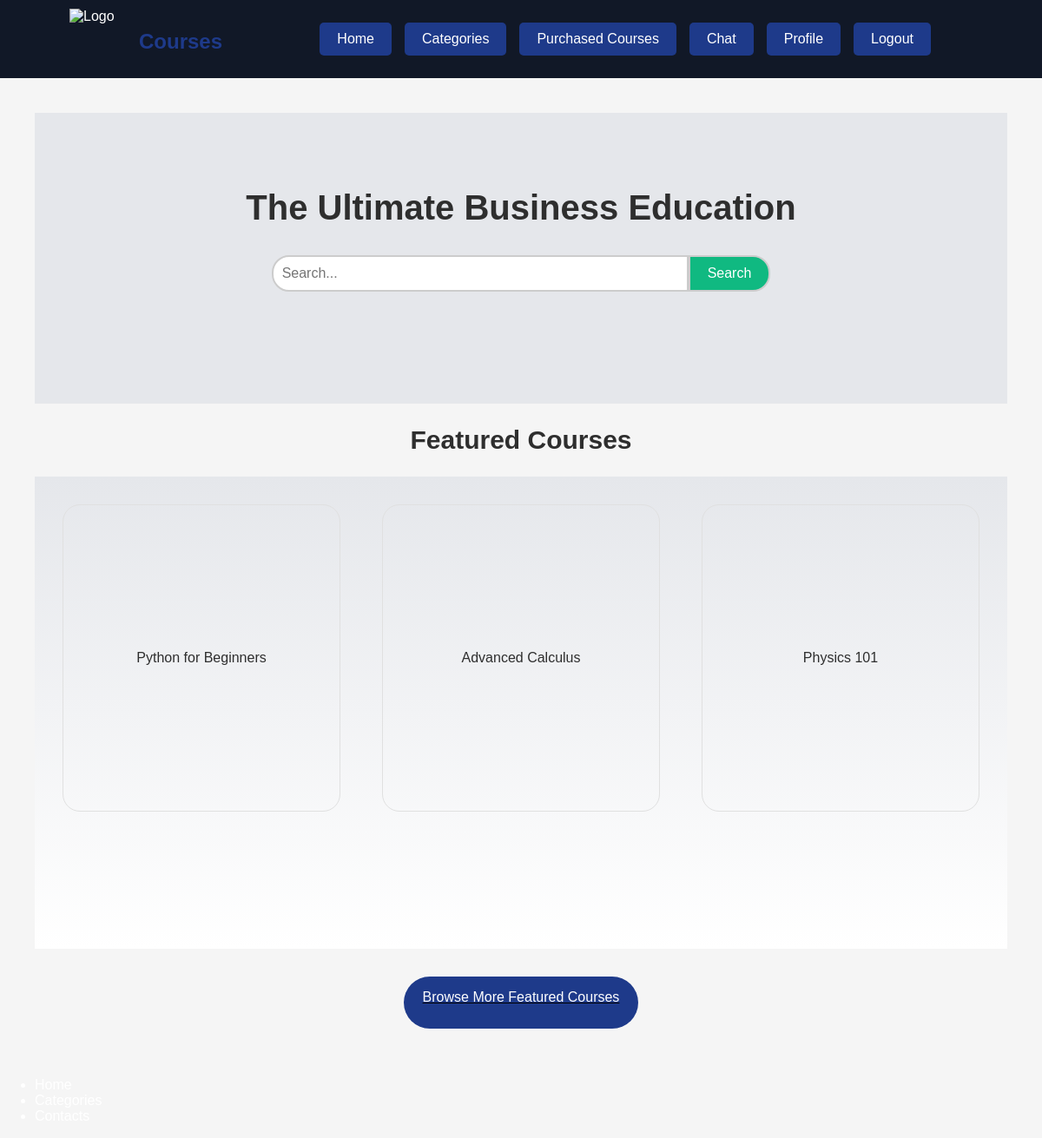
Screenshot of / (signed in) with the database file from the repository.
### courses/models.py (models this page shows, shortened)
class Course(models.Model):
    title = models.CharField(max_length=100)
    description = models.TextField()
    category = models.ForeignKey(Category, related_name='courses', on_delete=models.CASCADE)
    tutor = models.ForeignKey(Profile, related_name='taught_courses', on_delete=models.PROTECT)

### courses/views.py (the view)
# urls.py: path('', views.index, name='index'),
def index(request):
    courses = Course.objects.all()
    return render(request, 'index.html', {
        'courses': courses
    })

### courses/models.py (called while the page is built)
    def is_student(self):
        return self.roles & self.ROLE_STUDENT == self.ROLE_STUDENT

    def is_tutor(self):
        return self.roles & self.ROLE_TUTOR == self.ROLE_TUTOR

### courses/templatetags/shared_tags.py (called while the page is built)
@register.inclusion_tag('header.html', takes_context=True)
def show_header(context):
    if context.request.user.is_authenticated:
        is_student = context.request.user.profile.is_student()
        is_tutor = context.request.user.profile.is_tutor()
    else:
        is_student = False
        is_tutor = False
    return {
        'is_student': is_student,
        'is_tutor': is_tutor
    }

### courses/templates/index.html (shortened to what this page needs)
{% load static %}
{% load shared_tags %}
<!DOCTYPE html>
<html lang="en">
<head>
    <link rel="stylesheet" href="{% static 'css/styles.css' %}">
</head>
<body>
    {% show_header %}
    <main>
        <div class="upper-part">
            <div class="middle">
                <h1>The Ultimate Business Education</h1>
            </div>
            <div class="search-container">
                <input type="search" class="search-bar" placeholder="Search..."><button
                    class="search-button">Search</button>
            </div>
        </div>
        <div class="middle">
            <h2>Featured Courses </h2>
        </div>
        <nav>
            <div class="courses-container">
                {% for course in courses %}
                <div class="courses-border">
                    <p>{{ course.title }}</p>
                </div>
                {% empty %}
                <p>No courses available.</p>
                {% endfor %}
            </div>
        </nav>
        <div class="browse-center">
            <a href="/categories">
                <div class="browse-more-border">Browse More Featured Courses</div>
            </a>
        </div>
    </main>
    {% include 'footer.html' %}
</body>
</html>

### courses/static/css/styles.css (style rules this page uses)
body { font-family: Arial, sans-serif; background-color: #F5F5F5; color: #2E2E2E; margin: 0; padding: 0; overflow-x: hidden; height: 100%; display: flex; flex-direction: column; min-height: 100vh; }
.middle { text-align: center; font-size: 20px; color: #2E2E2E; }
.upper-part { padding-top: 60px; padding-bottom: 115px; background-color: #E5E7EB; width: 100%; height: 10rem; }
main { margin: 20px; padding: 20px; background-color: #F5F5F5; flex: 1; }
.search-container { display: flex; justify-content: center; align-items: center; margin-top: 2rem; }
.search-bar { padding: 10px; border: 2px solid #ccc; border-radius: 20px 0 0 20px; width: 30rem; font-size: 16px; }
.search-button { padding: 10px 20px; background-color: #10B981; color: white; border-radius: 0 20px 20px 0; font-size: 16px; border: 2px solid #ccc; }
.courses-container { display: flex; justify-content: center; gap: 3rem; padding: 2rem; height:30rem ; background: linear-gradient( #E5E7EB, #ffffff); }
.courses-border { display: flex; justify-content: center; align-items: center; border: 1px solid #E0E0E0; width: 22rem; height: 22rem; border-radius: 20px; overflow: hidden; }
.browse-more-border { width: 15rem; text-align: center; background-color: #1E3A8A; border-radius: 10rem; height: 30px; padding: 15px; margin-top: 2rem; color: white; }
.browse-center { display: flex; justify-content: center; align-items: center; text-align: center; }
a { color: rgb(0, 0, 0); }

### rows the page displays
Course: title "Python for Beginners"
Course: title "Advanced Calculus"
Course: title "Physics 101"
